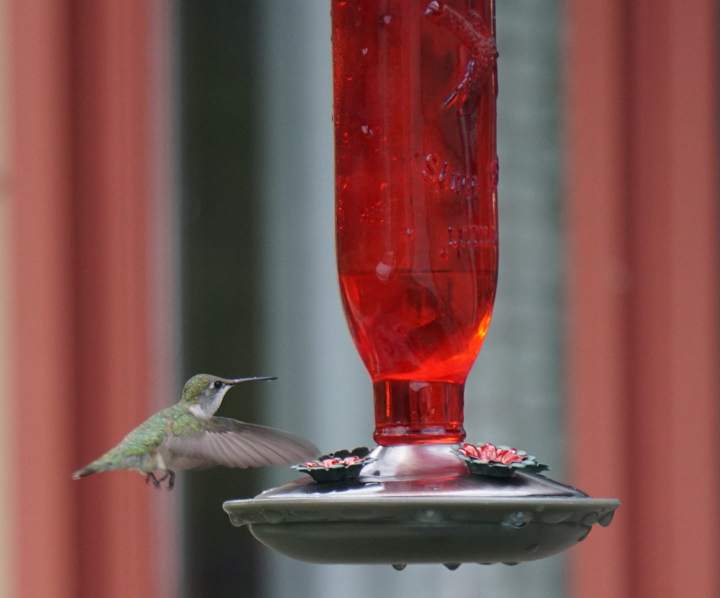
#> input picture CV/before/CV_WEEK03_2_PM/hummingbird.jpg, 1440 x 1195 px (shown at 1/2 size)
$ python opencv_detail06.py
#> lines starting #> are read from the running program, lines starting #| are printed output that depends on the picture
# translation
# 이미지의 객체나 이미지 위치를 옮기는데 사용
# 옮기는 방향은 (x, y) 방향이다! -> 옮겨진 장소 (tx, ty)
#
# transformation matrix M = [[ 1 0 tx] [0 1 ty]] // 2행 3열짜리 행렬

import cv2
import numpy as np

img = cv2.imread("hummingbird.jpg")
#> img is the input picture: shape (1195, 1440, 3); mean B, G, R 78.8, 81.9, 124.9

img = cv2.pyrDown(img)
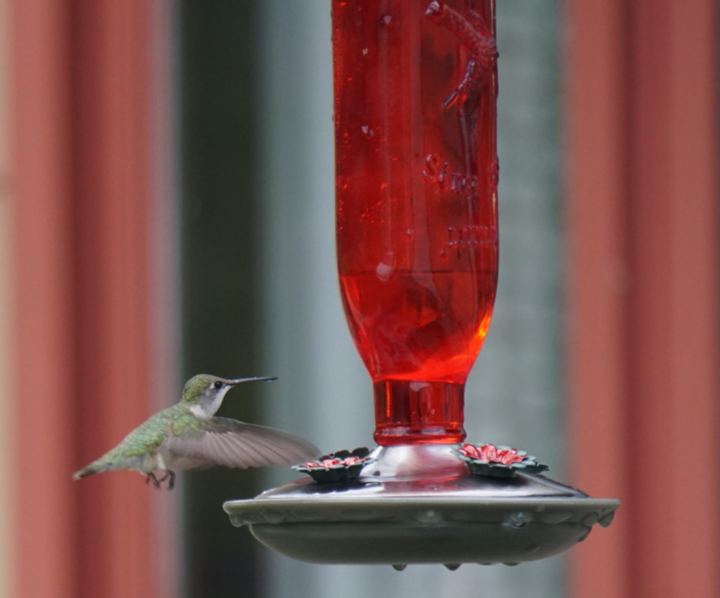
#> img: shape (598, 720, 3); mean B, G, R 78.8, 81.9, 124.9
## img,shape 값이 튜플로 3개가 나오기 때문에 , _ 까지 넣어줘야함
## _ 은 위치 값은 넣어주면서 값은 받아오지 않음
height, width, _ = img.shape
#> height = 598; width = 720
print(img.shape)
#| (598, 720, 3)

## transformation matrix 만들어줌 -> 옮길 방향 설정
## float32 비트 형의 행렬
flt_var = np.float32([[1,0,-100], [0, 1, -150]])
#print(flt_var)

img_trans = cv2.warpAffine(img, flt_var, (width, height))
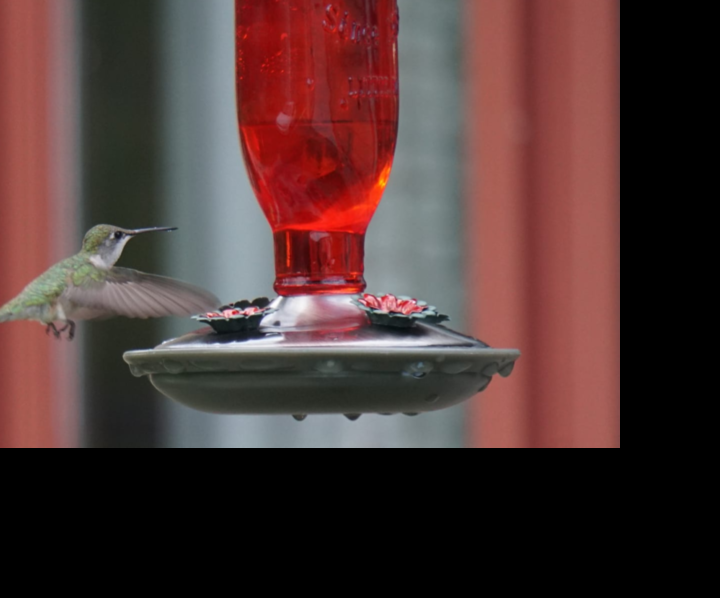
#> img_trans: shape (598, 720, 3); mean B, G, R 53.3, 54.9, 79.3

cv2.imshow("ori_img", img)
cv2.imshow("trans_img", img_trans)

cv2.waitKey(0)
cv2.destroyAllWindows()
